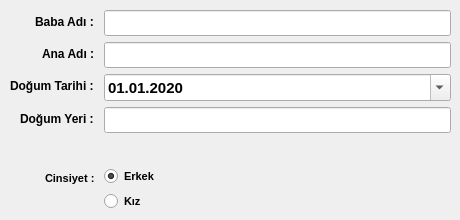
        <widget class="QWidget" name="tab_personal">
         <attribute name="title">
          <string>Kişisel</string>
         </attribute>
         <widget class="QWidget" name="formLayoutWidget_2">
          <property name="geometry">
           <rect>
            <x>10</x>
            <y>10</y>
            <width>441</width>
            <height>201</height>
           </rect>
          </property>
          <layout class="QFormLayout" name="formLayout_2">
           <property name="labelAlignment">
            <set>Qt::AlignRight|Qt::AlignTrailing|Qt::AlignVCenter</set>
           </property>
           <item row="0" column="0">
            <widget class="QLabel" name="label_8">
             <property name="font">
              <font>
               <weight>75</weight>
               <bold>true</bold>
              </font>
             </property>
             <property name="text">
              <string>Baba Adı : </string>
             </property>
            </widget>
           </item>
           <item row="0" column="1">
            <widget class="QLineEdit" name="le_father_name">
             <property name="font">
              <font>
               <pointsize>11</pointsize>
               <weight>75</weight>
               <bold>true</bold>
              </font>
             </property>
            </widget>
           </item>
           <item row="1" column="0">
            <widget class="QLabel" name="label_9">
             <property name="font">
              <font>
               <weight>75</weight>
               <bold>true</bold>
              </font>
             </property>
             <property name="text">
              <string>Ana Adı : </string>
             </property>
            </widget>
           </item>
           <item row="1" column="1">
            <widget class="QLineEdit" name="le_mother_name">
             <property name="font">
              <font>
               <pointsize>11</pointsize>
               <weight>75</weight>
               <bold>true</bold>
              </font>
             </property>
            </widget>
           </item>
           <item row="2" column="0">
            <widget class="QLabel" name="label_10">
             <property name="font">
              <font>
               <weight>75</weight>
               <bold>true</bold>
              </font>
             </property>
             <property name="text">
              <string>Doğum Tarihi : </string>
             </property>
            </widget>
           </item>
           <item row="2" column="1">
            <widget class="QDateEdit" name="date_of_birth">
             <property name="font">
              <font>
               <pointsize>11</pointsize>
               <weight>75</weight>
               <bold>true</bold>
              </font>
             </property>
             <property name="dateTime">
              <datetime>
               <hour>0</hour>
               <minute>0</minute>
               <second>0</second>
               <year>2020</year>
               <month>1</month>
               <day>1</day>
              </datetime>
             </property>
             <property name="displayFormat">
              <string>dd.MM.yyyy</string>
             </property>
             <property name="calendarPopup">
              <bool>true</bool>
             </property>
            </widget>
           </item>
           <item row="3" column="0">
            <widget class="QLabel" name="label_11">
             <property name="font">
              <font>
               <weight>75</weight>
               <bold>true</bold>
              </font>
             </property>
             <property name="text">
              <string>Doğum Yeri : </string>
             </property>
            </widget>
           </item>
           <item row="3" column="1">
            <widget class="QLineEdit" name="le_birth_place">
             <property name="font">
              <font>
               <pointsize>11</pointsize>
               <weight>75</weight>
               <bold>true</bold>
              </font>
             </property>
            </widget>
           </item>
           <item row="5" column="0">
            <widget class="QLabel" name="label_15">
             <property name="font">
              <font>
               <pointsize>8</pointsize>
               <weight>75</weight>
               <bold>true</bold>
              </font>
             </property>
             <property name="text">
              <string>Cinsiyet : </string>
             </property>
            </widget>
           </item>
           <item row="5" column="1">
            <layout class="QVBoxLayout" name="verticalLayout_4">
             <item>
              <widget class="QRadioButton" name="rb_male">
               <property name="font">
                <font>
                 <pointsize>8</pointsize>
                 <weight>75</weight>
                 <bold>true</bold>
                </font>
               </property>
               <property name="text">
                <string>Erkek</string>
               </property>
               <property name="checked">
                <bool>true</bool>
               </property>
              </widget>
             </item>
             <item>
              <widget class="QRadioButton" name="rb_female">
               <property name="font">
                <font>
                 <pointsize>8</pointsize>
                 <weight>75</weight>
                 <bold>true</bold>
                </font>
               </property>
               <property name="text">
                <string>Kız</string>
               </property>
              </widget>
             </item>
            </layout>
           </item>
           <item row="4" column="0">
            <spacer name="verticalSpacer_5">
             <property name="orientation">
              <enum>Qt::Vertical</enum>
             </property>
             <property name="sizeHint" stdset="0">
              <size>
               <width>20</width>
               <height>20</height>
              </size>
             </property>
            </spacer>
           </item>
          </layout>
         </widget>
        </widget>
